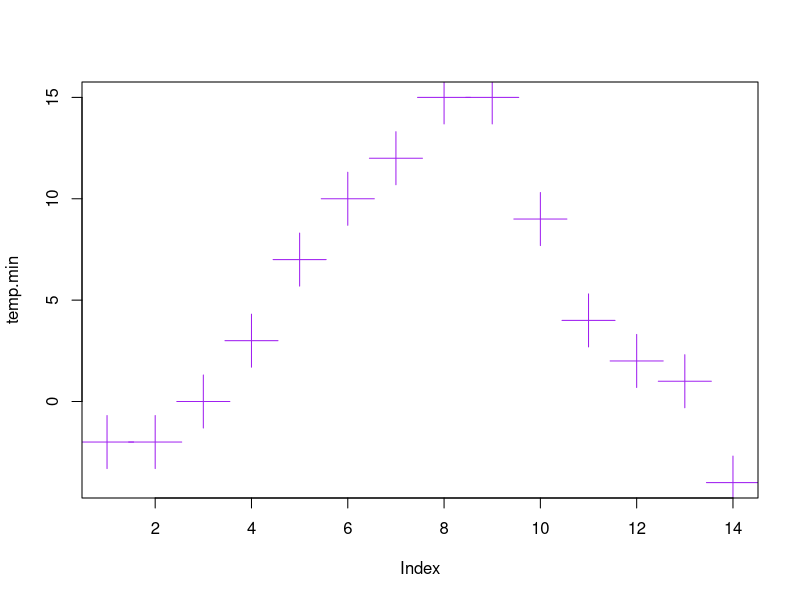

The R source for this figure: (Note: this script raises an error after producing the figure.)
temp.min<-c(-2,-2,0,3,7,10,12,15,15,9,4,2,1,-4)
plot(temp.min, pch=3,cex=5, col="purple")
lines(lowess(temp.min, col="red"))
print()